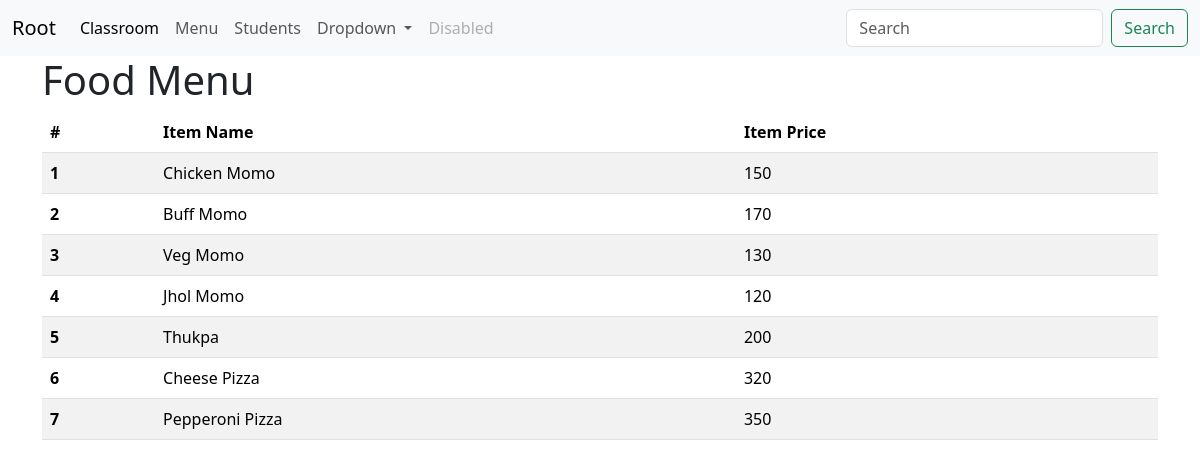
Screenshot of /core/menu/ with the database file from the repository.
### core/models.py (models this page shows)
class Menu(models.Model):
    item = models.CharField(max_length=20)
    price = models.IntegerField()

### core/views.py (the view)
# urls.py: path('menu/', menu, name='menu')
def menu(request):
    menu = Menu.objects.all()
    return render(request, template_name='core/menu.html', context={"menu": menu, "title": "Food Menu"})

### core/templates/core/menu.html
{% extends 'core/base.html' %}
{% block content %}
<h1>Food Menu</h1>
<table class="table table-striped">
    <thead>
    <tr>
        <th scope="col">#</th>
        <th scope="col">Item Name</th>
        <th scope="col">Item Price</th>
    </tr>
    </thead>
    <tbody>
    {% for item in menu %}
    <tr>
        <th scope="row">{{forloop.counter}}</th>
        <td>{{item.item}}</td>
        <td>{{item.price}}</td>
    </tr>
    {% endfor %}
    </tbody>
</table>
{% endblock %}

### rows the page displays
Menu: item "Chicken Momo", price "150"
Menu: item "Buff Momo", price "170"
Menu: item "Veg Momo", price "130"
Menu: item "Jhol Momo", price "120"
Menu: item "Thukpa", price "200"
Menu: item "Cheese Pizza", price "320"
Menu: item "Pepperoni Pizza", price "350"
